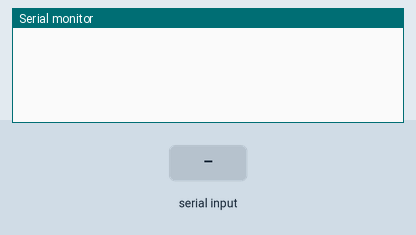
Recording of a sketch running on a simulated Arduino Uno, built with avr-gcc and run on an emulated ATmega328P. Parts: the last lines printed to the serial monitor. The inputs (shaded band) are chosen by the test bench.

Above: at 1.2 s.
1.3 s: "90,45\n" received over Serial
At 3.2 s:
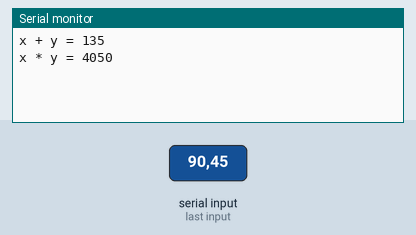
3.5 s: "30,150\n" received over Serial
At 4.9 s:
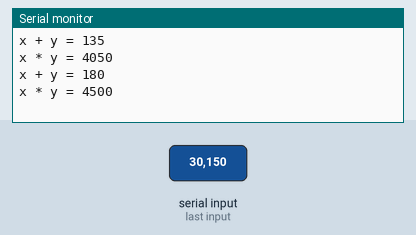

The sketch:

maths.ino
```cpp
const int baudrate = 9600;
int byte_read = 0;              ///< The current byte read.
int coords[2];                  ///< Contains x and y.
int index = 0;                  ///< 0: reading x, 1: reading y.
int separator = 44;             ///< The separator between the integers (44: ,)

void setup()
{
    Serial.begin(baudrate);
}

boolean is_a_number(int n)
{
    return n >= 48 && n <= 57;
}

int ascii2int(int n, int byte_read)
{
    return n * 10 + (byte_read - 48);
}

void loop()
{
    coords[0] = 0;
    coords[1] = 0;
    index = 0;
    while (Serial.available() > 0) {
        byte_read = Serial.read();
        if (is_a_number(byte_read)) {
            coords[index] = ascii2int(coords[index], byte_read);
        } else if (byte_read == separator) {
            ++index;
        }
    }

    if (index) {
        Serial.print("x + y = ");
        Serial.println(coords[0] + coords[1]);

        Serial.print("x * y = ");
        Serial.println(coords[0] * coords[1]);
    } else {
        Serial.println();
    }
    delay(1000);
}
```

Measured:
- after the input at 1.3 s, the serial monitor: prints a new line after 0.70 s (image 1)
- after the input at 3.5 s, the serial monitor: prints a new line after 0.50 s (image 2)
